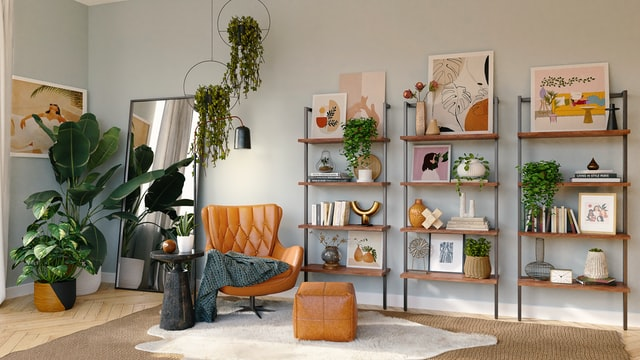
#> input picture Harris_corner_detector/im.jpg, 640 x 360 px
$ python harris_corner_detector.py   (older library calls are emulated)
#> lines starting #> are read from the running program, lines starting #| are printed output that depends on the picture; after the words box and inside, x2 and y2 are one past the last pixel; in counts of white or black regions, pixels touching at a corner belong together
#> further down, image is the input picture: shape (360, 640, 3); mean B, G, R 121.1, 139.2, 151.2
import numpy as np
from numpy.linalg import det
import matplotlib.pyplot as plt
import cv2


def corner_detector(image, window_size, k, threshold):
#> called with window_size = 5, k = 0.04, threshold = 0.25
    image_copy = image.copy()
    height = image.shape[0]
#> height = 360
    width = image.shape[1]
#> width = 640
    gray_image = cv2.cvtColor(image, cv2.COLOR_BGR2GRAY)
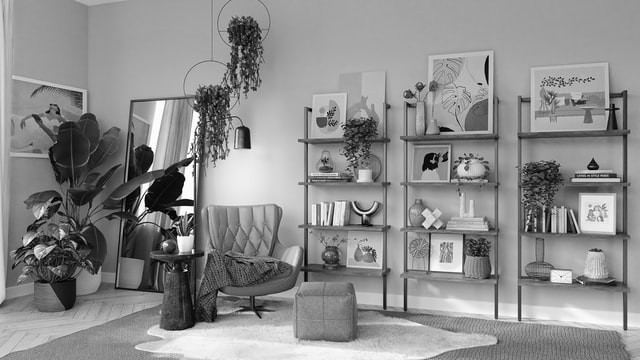
#> gray_image: shape (360, 640); min 0, max 255, mean 140.7
    image_blurred = cv2.GaussianBlur(gray_image, (3, 3), 0)

    Ix = cv2.Sobel(image_blurred, cv2.CV_64F, 1, 0, ksize=3)
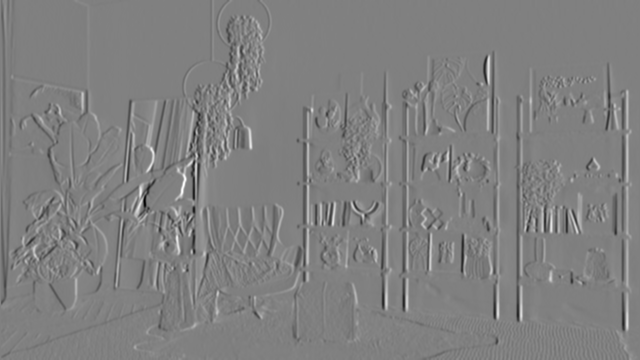
#> Ix: shape (360, 640) float64; min -724, max 714, mean -0.4; drawn with min black and max white
    Iy = cv2.Sobel(image_blurred, cv2.CV_64F, 0, 1, ksize=3)
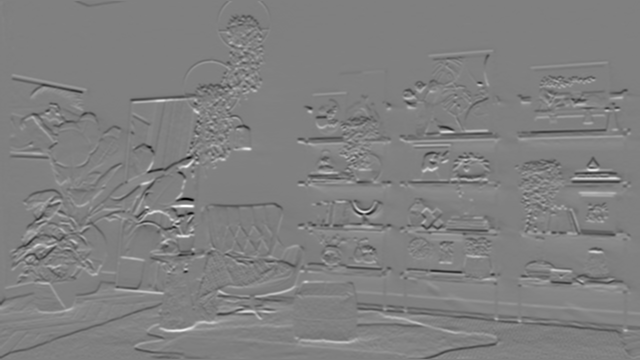
#> Iy: shape (360, 640) float64; min -694, max 686, mean 0.3; drawn with min black and max white
    IxIx = Ix ** 2
    IyIy = Iy ** 2
    IxIy = Ix * Iy
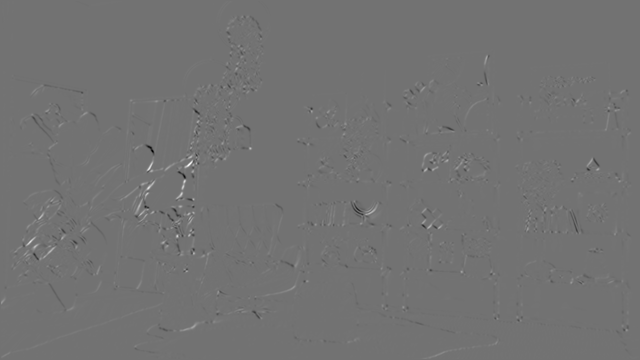
#> IxIy: shape (360, 640) float64; min -202521, max 247009, mean 186.9; drawn with min black and max white

    offset = window_size // 2
    image_R_matrix = np.zeros((height, width))
    for y in range(offset, height - offset):
        for x in range(offset, width - offset):
            M_00 = np.sum(IxIx[y-offset:y+offset+1, x-offset:x+offset+1])
            M_11 = np.sum(IyIy[y-offset:y+offset+1, x-offset:x+offset+1])
            M_01 = np.sum(IxIy[y-offset:y+offset+1, x-offset:x+offset+1])
            H = np.array([[M_00, M_01], [M_01, M_11]])
            R = det(H) - k * (np.trace(H) ** 2)
            image_R_matrix[y, x] = R
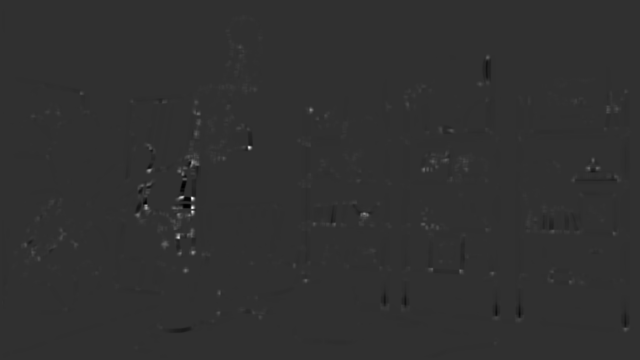
#> image_R_matrix: shape (360, 640) float64; min -9.67e+11, max 4.17e+12, mean 6.22e+09; drawn with min black and max white

    cv2.normalize(image_R_matrix, image_R_matrix, alpha=0, beta=1, norm_type=cv2.NORM_MINMAX)
    is_corner = image_R_matrix > threshold
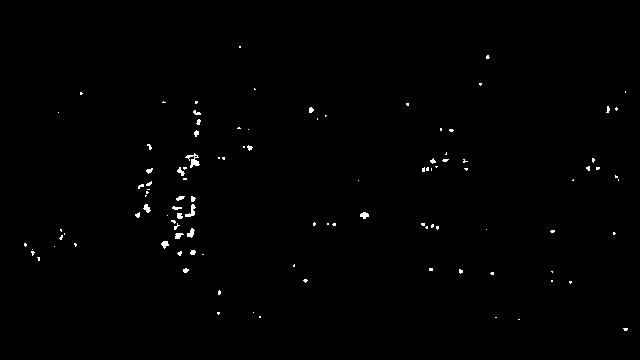
#> is_corner: shape (360, 640) bool; 0.59% white in thin lines or dots, all inside (x1, y1, x2, y2) = (24, 46, 628, 331)

    for y in range(offset, height - offset):
        for x in range(offset, width - offset):
            if is_corner[y, x]:
                cv2.circle(image_copy, (x, y), 1, (0, 0, 255), -1)

    return image_copy


image = cv2.imread('./im.jpg')
corner_image = corner_detector(image, 5, 0.04, 0.25)
plt.imshow(corner_image[:, :, ::-1])
plt.show()
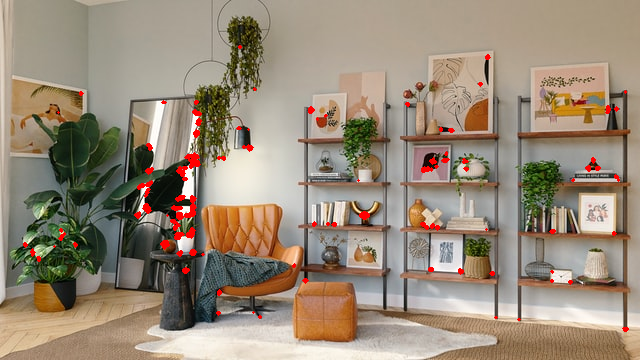
#> shown: shape (360, 640, 3); mean R, G, B 152.6, 137.7, 119.8
print('dor')
